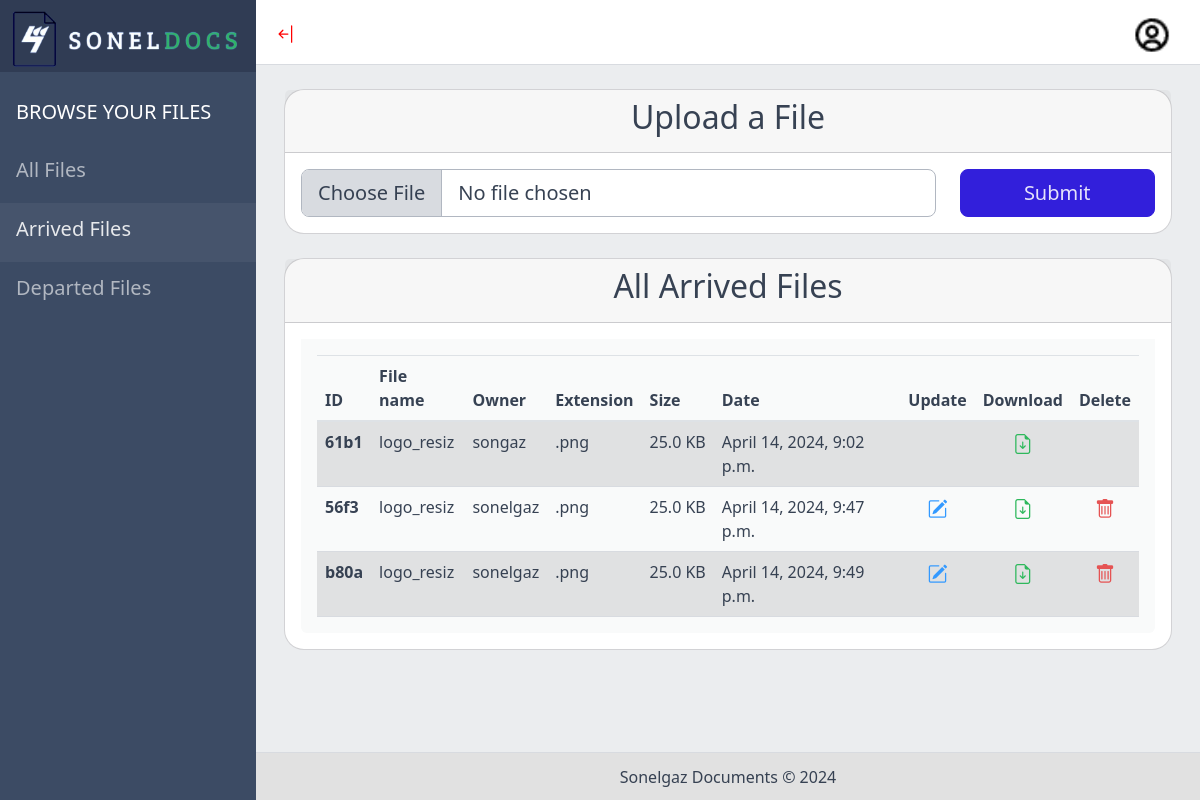
Screenshot of /arrived_files/ (signed in) with the database file from the repository.
### appSongaz/models.py (models this page shows, shortened)
class File(models.Model):
    title = models.CharField(max_length=100, blank=True)
    file = models.FileField(upload_to='files/')
    uploaded_at = models.DateTimeField(auto_now=True)
    user = models.ForeignKey(User, related_name="files", on_delete=models.CASCADE)
    arrived = models.BooleanField(default=True)
    unique_id = models.CharField(max_length=4, unique=True, default=generate_unique_id)
    def filename(self):
        return os.path.basename(self.file.name)[:10]

### appSongaz/views.py (the view)
# urls.py: path('arrived_files/', views.arrived_files, name='arrived_files'),
@login_required(login_url='/members/login/')
def arrived_files(request):
    files = File.objects.filter(arrived=True)
    if request.method == 'POST':
        form = FileForm(request.POST, request.FILES)
        if form.is_valid():
            file_instance = form.save(commit=False)
            file_instance.user = request.user
            file_instance.save()
            return redirect('arrived_files')
    else:
        form = FileForm()
    context = {
        'all_arrived_files': files,
        'form': form
    }
    return render(request, 'appsongaz/arrived_files.html', context)

### appSongaz/forms.py
class FileForm(forms.ModelForm):
    def __init__(self, *args, **kwargs):
        super().__init__(*args, **kwargs)
        self.fields['file'].widget.attrs.update({
            'class': 'form-control form-control-lg',  # Update input field classes
            'id': 'formFileLg',
            'type': 'file'
        })
    class Meta:
        model = File
        fields = ['file']

### appSongaz/models.py (called while the page is built)
def generate_unique_id():
    return str(uuid.uuid4())[:4]

### templates/appsongaz/arrived_files.html (shortened to what this page needs)
{% extends 'appsongaz/base.html' %}
{% block content %}
    <div class="body flex-grow-1 px-3">
        <div class="container-lg">
            <div class="card mb-4">
                <div class="card-header text-center">
                    <h2>Upload a File</h2>
                </div>
                <div class="card-body">
                    <form action="{% url 'arrived_files' %}" method="post" enctype="multipart/form-data">
                        <div class="row">
                            <div class="col-md-9">
                                {{ form.file }}
                            </div>
                            <div class="col-md-3">
                                <button type="submit" class="btn btn-primary btn-lg btn-block">Submit</button>
                            </div>
                        </div>
                    </form>
                </div>
            </div>
            <div class="card mb-4">
                <div class="card-header text-center"><h2>All Arrived Files</h2></div>
                <div class="card-body">
                    <div class="example">
                        <div class="tab-content rounded-bottom">
                            <div class="tab-pane p-3 active preview" role="tabpanel" id="preview-1008">
                                <table class="table table-hover table-striped">
                                    <thead>
                                    <tr>
                                        <th scope="col">ID</th>
                                        <th scope="col">File name</th>
                                        <th scope="col">Owner</th>
                                        <th scope="col">Extension</th>
                                        <th scope="col">Size</th>
                                        <th scope="col">Date</th>
                                        <th scope="col">Update</th>
                                        <th scope="col">Download</th>
                                        <th scope="col">Delete</th>
                                    </tr>
                                    </thead>
                                    <tbody>
                                    {% for file in all_arrived_files %}
                                        <tr>
                                            <th scope="row">{{ file.unique_id }}</th>
                                            <td>{{ file.filename|truncatechars:15 }}</td>
                                            <td>{{ file.user.username }}</td>
                                            <td>{{ file.file.name|slice:'-4:' }}</td>
                                            <td>{{ file.file.size|filesizeformat }}</td>
                                            <td>{{ file.uploaded_at }}</td>
                                            <td class="text-center">
                                                {% if file.user.id == user.id %}
                                                    <a class="text-center" href="{% url 'update' file.id %}">
                                                        <i class="bi bi-pencil-square text-info fs-5 text-center"></i>
                                                    </a>
                                                {% endif %}
                                            </td>
                                            <td class="text-center">
                                                <a href="{% url 'download_file' file.id %}">
                                                    <i class="bi bi-file-earmark-arrow-down fs-5 text-success"></i>
                                                </a>
                                            </td>
                                            <td class="text-center">
                                                {% if file.user.id == user.id %}
                                                    <a href="{% url 'delete' file.id %}">
                                                        <i class="bi bi-trash text-danger fs-5"></i>
                                                    </a>
                                                {% endif %}
                                            </td>
                                        </tr>
                                    {% endfor %}
                                    </tbody>
                                </table>
                            </div>
                        </div>
                    </div>
                </div>
            </div>
        </div>
    </div>
{% endblock %}

### templates/appsongaz/base.html (shortened to what this page needs)
{% load static %}
<!DOCTYPE html>
<html lang="en">
<head>
    <link href="https://cdn.jsdelivr.net/npm/bootstrap-icons@1.3.0/font/bootstrap-icons.css" rel="stylesheet">
    <link rel="stylesheet" href="https://cdn.jsdelivr.net/npm/bootstrap@4.4.1/dist/css/bootstrap.min.css"
>
    <link href="https://unpkg.com/boxicons@2.1.4/css/boxicons.min.css" rel='stylesheet'>
    <link href='https://unpkg.com/boxicons@2.1.4/css/boxicons.min.css' rel='stylesheet'>
    <link rel="stylesheet" href="{% static 'appsongaz/vendors/simplebar/css/simplebar.css' %}">
    <link rel="stylesheet" href="{% static 'appsongaz/css/vendors/simplebar.css' %}">
    <link href="{% static 'appsongaz/css/style.css' %}" rel="stylesheet">
    <link href="{% static 'appsongaz/css/examples.css' %}" rel="stylesheet">
    <link href="{% static 'appsongaz/vendors/@coreui/chartjs/css/coreui-chartjs.css' %}" rel="stylesheet">
</head>
<body>
<div class="sidebar sidebar-dark sidebar-fixed" id="sidebar">
    <div class="sidebar-brand d-none d-md-flex">
        <img src="{% static 'appsongaz/img/logo_resized_2.png' %}" width="258">
    </div>
    <ul class="sidebar-nav" data-coreui="navigation" data-simplebar="">
        <li class="nav-title"><h5 style="color:#fff;">Browse Your Files</h5></li>
        <li class="nav-item">
            <a class="nav-link" href="{% url 'all_files' %}">
                <h5>All Files</h5>
            </a>
        </li>
        <li class="nav-item">
            <a class="nav-link" href="{% url 'arrived_files' %}">
                <h5>Arrived Files</h5>
            </a>
        </li>
        <li class="nav-item">
            <a class="nav-link" href="{% url 'departed_files' %}">
                <h5>Departed Files</h5>
            </a>
        </li>
    </ul>
</div>
<div class="wrapper d-flex flex-column min-vh-100 bg-light">
    <header class="header header-sticky mb-4">
        <div class="container-fluid d-flex justify-content-between align-items-center">
            <div>
                <button class="header-toggler px-md-0 me-md-3" type="button"
                        onclick="coreui.Sidebar.getInstance(document.querySelector('#sidebar')).toggle()">
                </button>
            </div>
            <ul class="header-nav ms-3">
                <li class="nav-item dropdown">
                    <a class="nav-link py-0" data-coreui-toggle="dropdown" href="#"
                       role="button" aria-haspopup="true" aria-expanded="false">
                        <div class="avatar avatar-md">
                            <img class="avatar-img"
                                 src="{% static 'appsongaz/user-img.png' %}"
                                 alt="..."></div>
                    </a>
                </li>
            </ul>
        </div>
    </header>
    {% block content %}
    {% endblock %}
    <footer class="footer text-center">
        <div class="">
            Sonelgaz Documents
            © 2024
        </div>
    </footer>
</div>
</body>
</html>

### static/appsongaz/css/examples.css (style rules this page uses)
.example .tab-content { background-color: #f9fafa !important; }
.example .preview > :last-child { margin-bottom: 0; }

### templates/appsongaz/base.html (style rules this page uses)
.card { border-radius: 20px; }

### rows the page displays
File: unique_id "61b1", filename "logo_resiz", user.username "songaz", file.name ".png", file.size|filesizeformat "25.0 KB", uploaded_at "April 14, 2024, 9:02 p.m."
File: unique_id "56f3", filename "logo_resiz", user.username "sonelgaz", file.name ".png", file.size|filesizeformat "25.0 KB", uploaded_at "April 14, 2024, 9:47 p.m."
File: unique_id "b80a", filename "logo_resiz", user.username "sonelgaz", file.name ".png", file.size|filesizeformat "25.0 KB", uploaded_at "April 14, 2024, 9:49 p.m."
